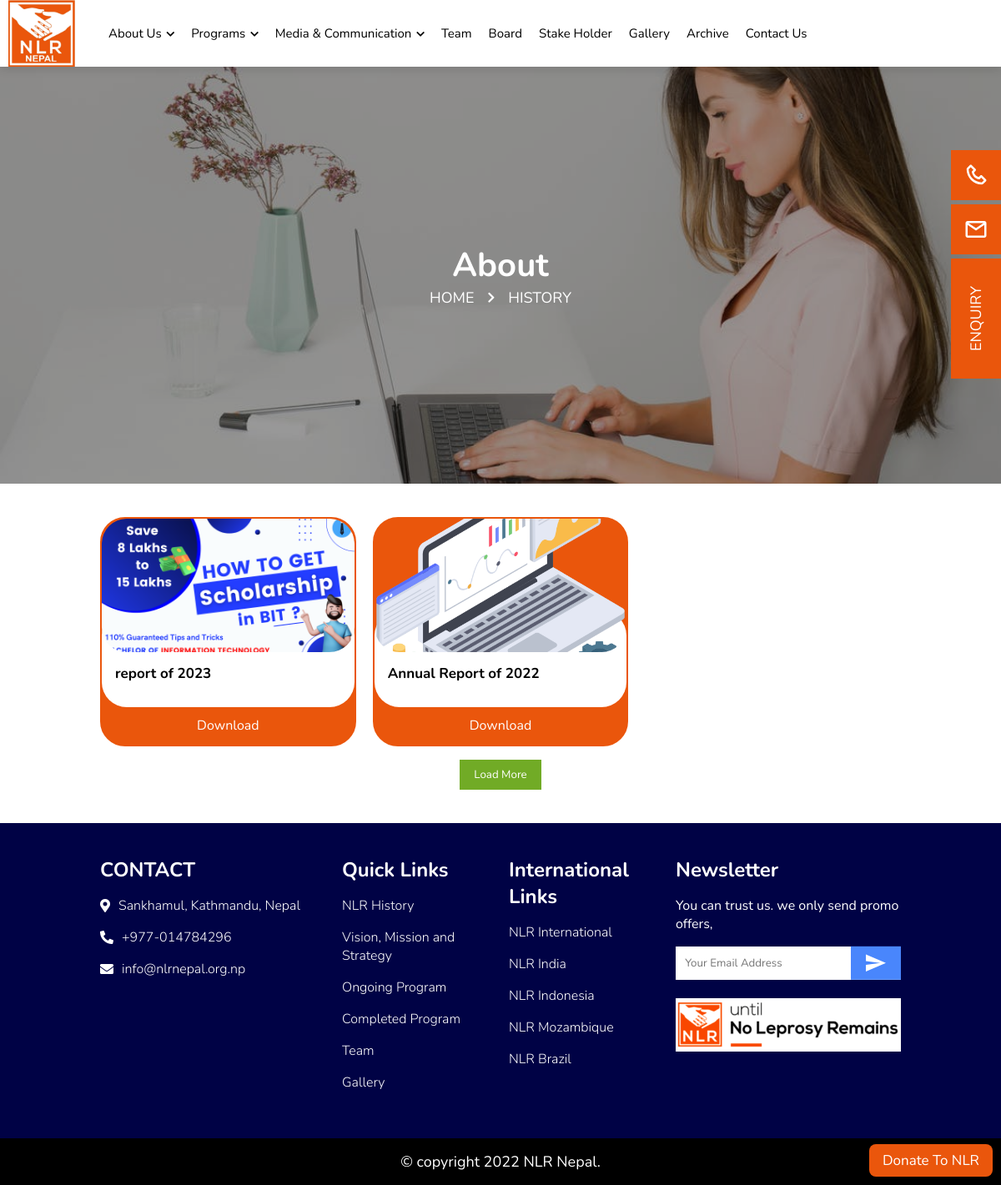
Page /pages/annual-reports/ on the committed database.
### home/models.py (models this page shows, shortened)
class AnnualReport(models.Model):
    title = models.CharField(max_length=255)
    image = models.FileField(upload_to='annualreport_images/', max_length=100, null=True,blank=True)
    files = models.FileField(upload_to='annualreport/', max_length=200)

### pages/views.py (the view)
# urls.py: path('annual-reports/', AnnualReportPageView.as_view(), name='reports'),
class AnnualReportPageView(View):
    def get(self, request, *args, **kwargs):
        reports = AnnualReport.objects.all().order_by('-id')
        context = {
            'reports':reports,
        }
        return render(request, 'frontend/pages/annual-reports.html', context)

### home/context_processors.py (called while the page is built)
def social_accounts(request):
    socials = SocialAccount.objects.all()
    return dict(socials=socials)

### templates/frontend/pages/annual-reports.html (shortened to what this page needs)
{% extends "frontend/base.html" %}
{% load static %}
{% block content %}
<div class="page-banner" style="background-image: url({% static 'frontend/images/img/page-banner.jpeg' %})">
  <div class="enquiry">
    <a href="{% url 'contact' %}">
      <button>Enquiry</button>
    </a>
  </div>
  <a href="mailto:info@nlrnepal.org.np">
  <div class="side-email">
    <div class="icon">
      <img src="{% static 'frontend/images/icons/mail.svg' %}" alt="" />
    </div>
  </div>
  </a>
  <a href="tel:+977-014784296">
  <div class="side-call">
    <div class="icon">
      <img src="{% static 'frontend/images/icons/phone.svg' %}" alt="" />
    </div>
  </div>
  </a>
  <div class="page-title">
    <h1>About</h1>
    <h6>
      <a href="/"> Home</a>
      <i class="fas fa-chevron-right"></i> History
    </h6>
  </div>
</div>
<section>
    <div class="wrapper">
        <div class="download">
            <div class="list">
                {% for item in reports %}
                <div>
                    <div class="item">
                        {% if item.image %}
                        <div class="image">
                            <div class="img" style="background-image: url({{item.image.url}})"></div>
                        </div>
                        {% else %}
                        <div class="image">
                            <div class="img" style="background-image: url({% static 'frontend/images/Report.png' %})"></div>
                        </div>
                        {% endif %}
                        <div class="details">
                            <h3 class="name">{{item.title}}</h3>
                        </div>
                        <a href="{{item.files.url}}" download="{{item.files.url}}">
                            <button>Download</button>
                        </a>
                    </div>
                </div>
                {% endfor %}
            </div>
            <div class="btn">
                <button class="load-more-btn">Load More</button>
              </div>
        </div>
    </div>
</section>
{% endblock content %}

### static/frontend/css/responsive.css (style rules this page uses)
@media only screen and (max-width: 1200px) { .wrapper { max-width: 1000px; } }
@media only screen and (max-width: 1200px) { .download .list { display: -ms-grid; display: grid; -ms-grid-columns: 1fr 1fr 1fr; grid-template-columns: 1fr 1fr 1fr; grid-gap: 20px; } }

### rows in the picture
AnnualReport: image (picture), title "report of 2023"
AnnualReport: image (picture), title "Annual Report of 2022"
